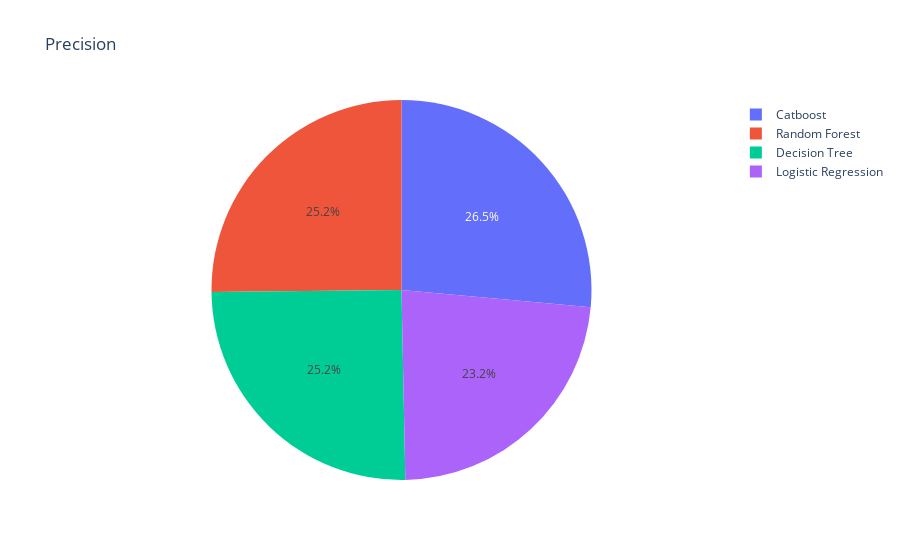

This figure's notebook cell:
### Code cell
px.pie(data_frame=cm_df, names=cm_df['model'], values=cm_df['Precision'], title='Precision')

### Figure 1 — Plotly figure (JSON) as saved in the notebook; plotly's stock layout.template omitted (floating-point values rounded to 4 significant figures)
{"data": [{"domain": {"x": [0, 1], "y": [0, 1]}, "hovertemplate": "model=%{label}<br>Precision=%{value}<extra></extra>", "labels": ["Random Forest", "Catboost", "Decision Tree", "Logistic Regression"], "legendgroup": "", "name": "", "showlegend": true, "type": "pie", "values": [0.39, 0.41, 0.39, 0.36]}], "layout": {"legend": {"tracegroupgap": 0}, "title": {"text": "Precision"}}}
